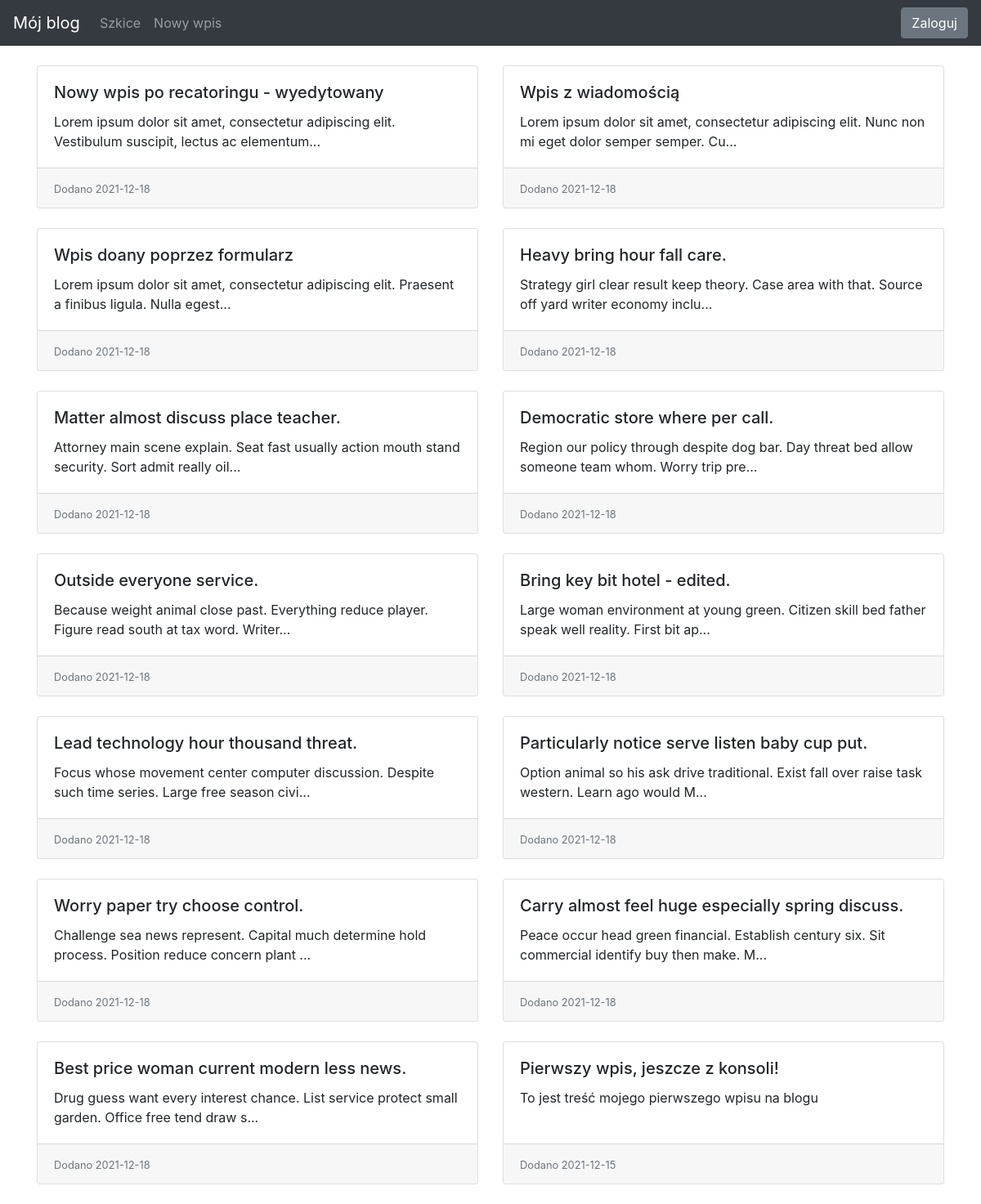
Before: / with the older database file.
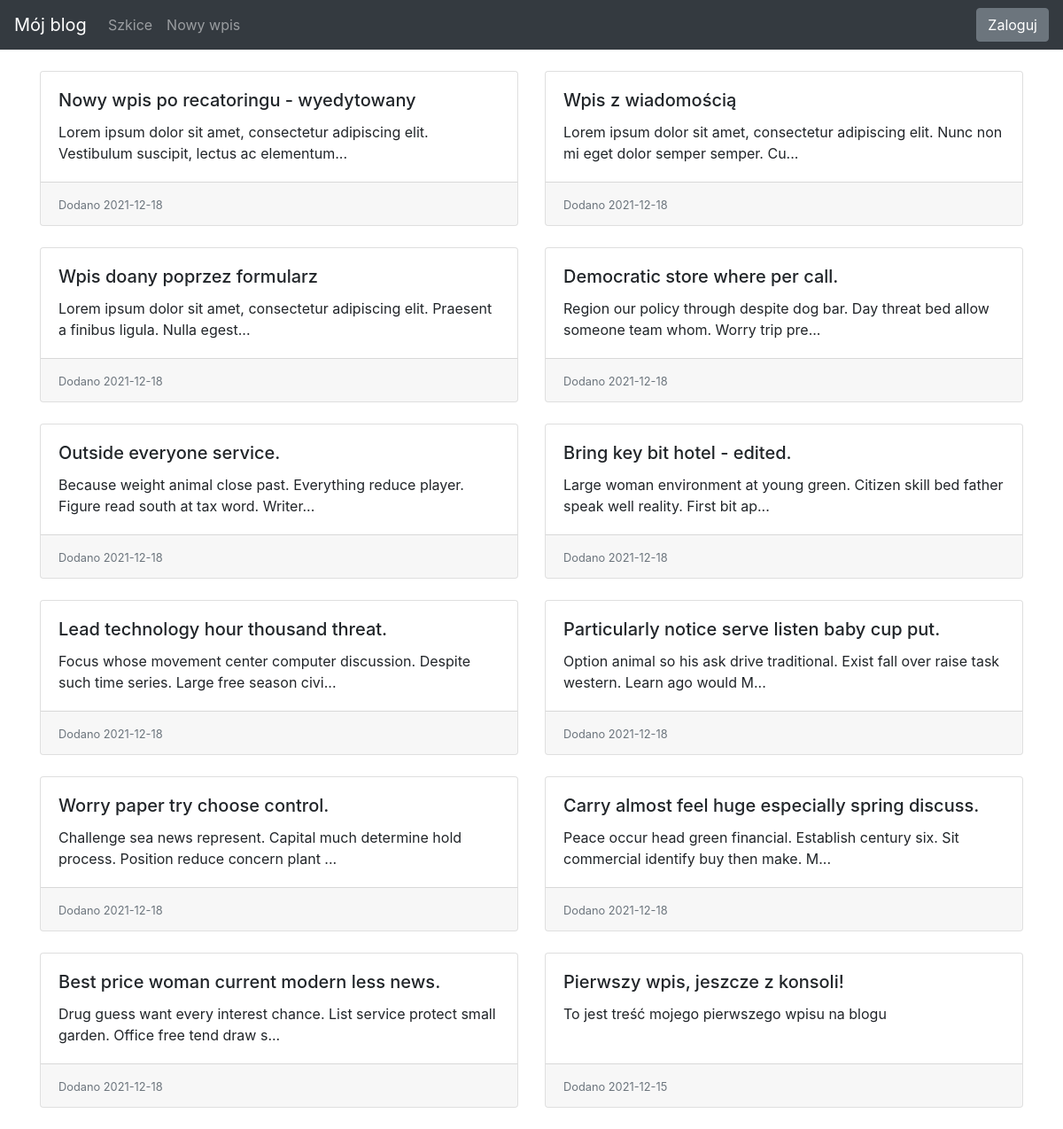
After: the same page with the newer database file.
### blog/models.py (models this page shows)
class Entry(db.Model):
    id = db.Column(db.Integer, primary_key=True)
    title = db.Column(db.String(80), nullable=False)
    body = db.Column(db.Text, nullable=False)
    pub_date = db.Column(db.DateTime, nullable=False,
                         default=datetime.datetime.utcnow)
    is_published = db.Column(db.Boolean, default=False)

### blog/routes.py (the view)
@app.route("/")
def index():
    all_posts = Entry.query.filter_by(
        is_published=True).order_by(Entry.pub_date.desc())
    return render_template("homepage.html", all_posts=all_posts)

### blog/templates/homepage.html (shortened to what this page needs)
{% extends "base.html" %} {% block content %}
<div class="row row-cols-1 row-cols-md-2">
  {% for post in all_posts %}
  <div class="col mb-4">
      <div class="card h-100">
        <div class="card-body">
          <h5 class="card-title d-flex flex-row">
            {{ post.title }}
          </h5>
          <p class="card-text">{{ post.body |truncate(100, true) }}</p>
        </div>
        <div class="card-footer">
            <small class="text-muted">Dodano {{ post.pub_date.strftime('%Y-%m-%d') }}</small>
          </div>
      </div>
  </div>
  {% endfor %}
</div>
{% endblock %}

Changed rows visible on the page:
removed Entry: title "Heavy bring hour fall care.", body "Strategy girl clear result keep theory. Case area with that. Source off yard writer economy inclu...", pub_date "2021-12-18"
removed Entry: title "Matter almost discuss place teacher.", body "Attorney main scene explain. Seat fast usually action mouth stand security. Sort admit really oil...", pub_date "2021-12-18"
